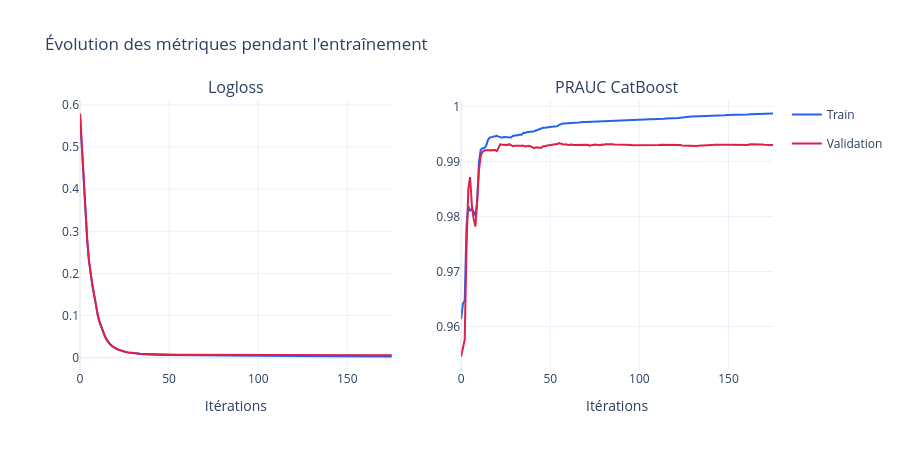

Notebook code for this chart:
### Markdown cell above
## 7 — Lire les courbes d’apprentissage

### Code cell
history = model.get_evals_result()
print({split: list(metrics) for split, metrics in history.items()})

fig = make_subplots(rows=1, cols=2, subplot_titles=("Logloss", "PRAUC CatBoost"))

for name, color in [("learn", "#2563EB"), ("validation", "#E11D48")]:
    if name not in history:
        continue
    for col, metric in [(1, "Logloss"), (2, "PRAUC")]:
        if metric in history[name]:
            fig.add_trace(
                go.Scatter(
                    y=history[name][metric],
                    mode="lines",
                    name="Train" if name == "learn" else "Validation",
                    legendgroup=name,
                    showlegend=(col == 1),
                    line=dict(color=color, width=2),
                ),
                row=1,
                col=col,
            )

fig.update_layout(
    template="plotly_white", title="Évolution des métriques pendant l'entraînement", height=450
)
fig.update_xaxes(title_text="Itérations")
fig.show(config={"responsive": True})

### Figure 1 — Plotly figure (JSON) as saved in the notebook; plotly's stock layout.template omitted (floating-point values rounded to 4 significant figures; data arrays with more than 128 entries replaced by an {"elided": "..."} marker saying what was removed)
{"data": [{"legendgroup": "learn", "line": {"color": "#2563EB", "width": 2}, "mode": "lines", "name": "Train", "showlegend": true, "type": "scatter", "xaxis": "x", "y": {"elided": "176 float values"}, "yaxis": "y"}, {"legendgroup": "learn", "line": {"color": "#2563EB", "width": 2}, "mode": "lines", "name": "Train", "showlegend": false, "type": "scatter", "xaxis": "x2", "y": {"elided": "176 float values"}, "yaxis": "y2"}, {"legendgroup": "validation", "line": {"color": "#E11D48", "width": 2}, "mode": "lines", "name": "Validation", "showlegend": true, "type": "scatter", "xaxis": "x", "y": {"elided": "176 float values"}, "yaxis": "y"}, {"legendgroup": "validation", "line": {"color": "#E11D48", "width": 2}, "mode": "lines", "name": "Validation", "showlegend": false, "type": "scatter", "xaxis": "x2", "y": {"elided": "176 float values"}, "yaxis": "y2"}], "layout": {"annotations": [{"font": {"size": 16}, "showarrow": false, "text": "Logloss", "x": 0.225, "xanchor": "center", "xref": "paper", "y": 1, "yanchor": "bottom", "yref": "paper"}, {"font": {"size": 16}, "showarrow": false, "text": "PRAUC CatBoost", "x": 0.775, "xanchor": "center", "xref": "paper", "y": 1, "yanchor": "bottom", "yref": "paper"}], "height": 450, "title": {"text": "Évolution des métriques pendant l'entraînement"}, "xaxis": {"anchor": "y", "domain": [0, 0.45], "title": {"text": "Itérations"}}, "xaxis2": {"anchor": "y2", "domain": [0.55, 1], "title": {"text": "Itérations"}}, "yaxis": {"anchor": "x", "domain": [0, 1]}, "yaxis2": {"anchor": "x2", "domain": [0, 1]}}}
